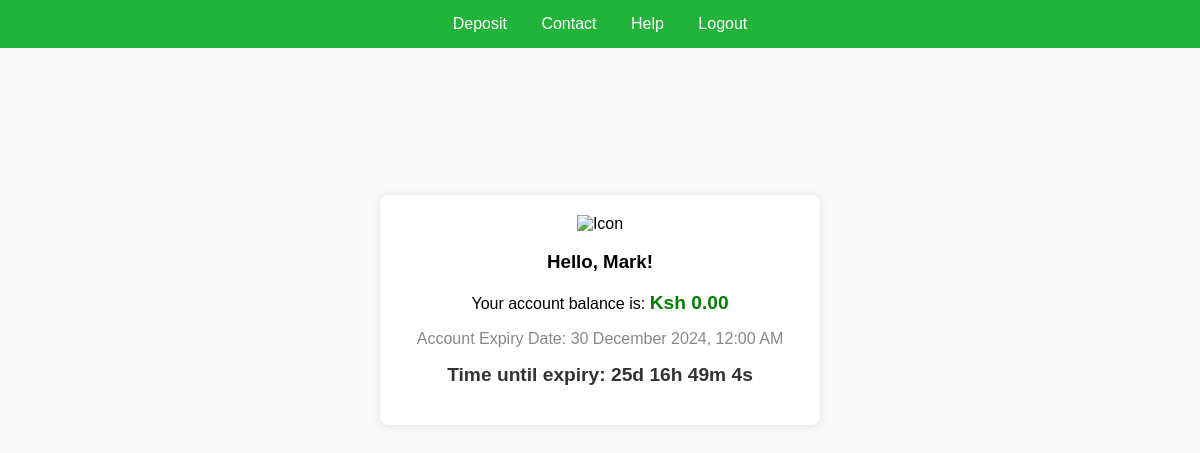
Screenshot of /balance/Mark/ with the database file from the repository.
### balance/models.py (models this page shows, shortened)
class UserBalance(models.Model):
    username = models.CharField(max_length=100)
    balance = models.DecimalField(max_digits=10, decimal_places=2, default=0.0)
    expiry_date = models.DateTimeField(null=True, blank=True)

### balance/views.py (the view)
# urls.py: path('balance/<str:username>/', show_balance, name='show_balance'),
def show_balance(request, username):
    user = UserBalance.objects.get(username=username)
    return render(request, 'balance/show_balance.html', {'user': user})

### balance/templates/balance/show_balance.html (shortened to what this page needs)
<!DOCTYPE html>
<html lang="en">
<head>
</head>
<body>
    <div class="navbar">
        <a href="{% url 'balance:deposit' %}" target="_blank">Deposit</a>
        <a href="{% url 'balance:Contact' %}" >Contact</a>
        <a href="#">Help</a>
        <a href="{% url 'balance:home' %}">Logout</a>
    </div>
    <div class="container">
        <img src="https://th.bing.com/th/id/R.022f90931b274a40ffa931bc4d0302fa?rik=hgjt9fsSI%2bGCtg&pid=ImgRaw" alt="Icon">
        <h3>Hello, {{ user.username }}!</h3>
        <p>Your account balance is: <span class="balance">Ksh {{ user.balance }}</span></p>
        {% if user.expiry_date %}
            <div class="expiry-info">
                <p>Account Expiry Date: {{  user.expiry_date|date:"j F Y, g:i A" }}</p>
                <p id="countdown" class="expired">Remaining time: </p>
            </div>
        {% endif %}
    </div>
</body>
</html>

### rows the page displays
UserBalance: username "Mark", balance "0.00", expiry_date "30 December 2024, 12:00 AM"
